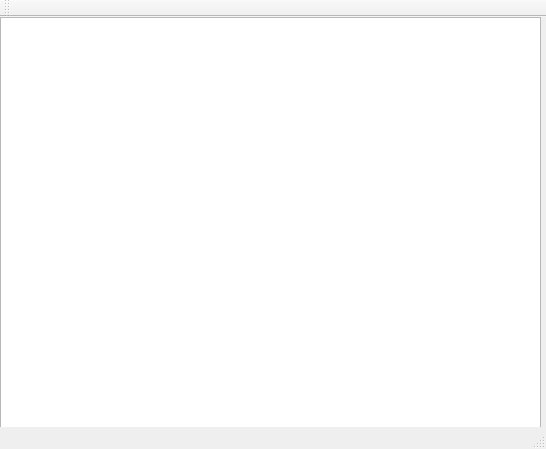
<?xml version="1.0" encoding="UTF-8"?>
<ui version="4.0">
 <class>MainWindow</class>
 <widget class="QMainWindow" name="MainWindow">
  <property name="geometry">
   <rect>
    <x>0</x>
    <y>0</y>
    <width>546</width>
    <height>449</height>
   </rect>
  </property>
  <property name="windowTitle">
   <string>MainWindow</string>
  </property>
  <widget class="QWidget" name="centralWidget">
   <widget class="QTextBrowser" name="textBrowser">
    <property name="geometry">
     <rect>
      <x>0</x>
      <y>0</y>
      <width>541</width>
      <height>411</height>
     </rect>
    </property>
   </widget>
  </widget>
  <widget class="QMenuBar" name="menuBar">
   <property name="geometry">
    <rect>
     <x>0</x>
     <y>0</y>
     <width>546</width>
     <height>23</height>
    </rect>
   </property>
  </widget>
  <widget class="QToolBar" name="mainToolBar">
   <attribute name="toolBarArea">
    <enum>TopToolBarArea</enum>
   </attribute>
   <attribute name="toolBarBreak">
    <bool>false</bool>
   </attribute>
  </widget>
  <widget class="QStatusBar" name="statusBar"/>
 </widget>
 <layoutdefault spacing="6" margin="11"/>
 <resources/>
 <connections/>
</ui>
